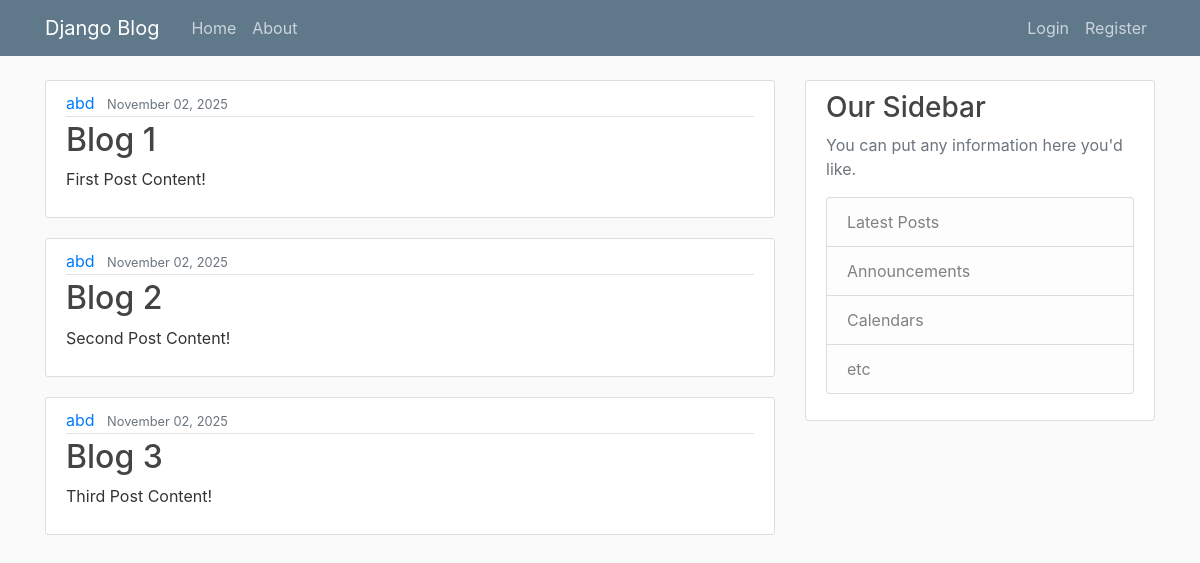
The page /blog/ on the database as committed earlier.
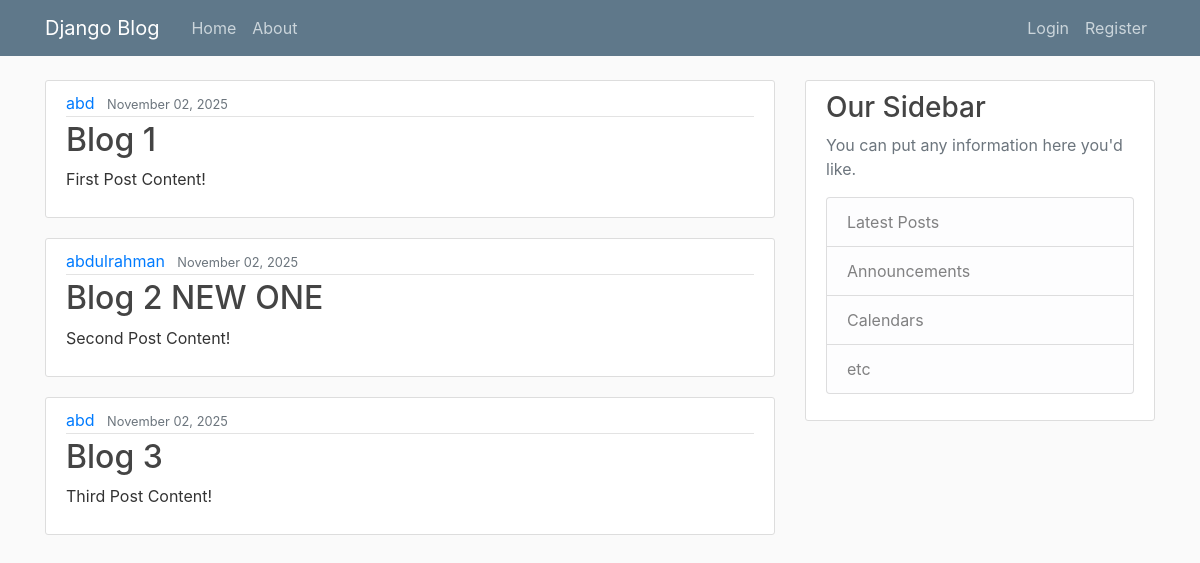
The same page on the database as committed later.
### blog/models.py (models this page shows, shortened)
class Post(models.Model):
    title = models.CharField(max_length=100)
    content = models.TextField()
    date_posted = models.DateTimeField(default=timezone.now)
    author = models.ForeignKey(User, on_delete=models.CASCADE)

### blog/views.py (the view)
# urls.py: path('', views.home, name='blog-home'),
def home(request):
    context = {
        'posts': Post.objects.all(),
    }
    return render(request, 'blog/home.html', context)

### blog/templates/blog/home.html
{% extends "blog/base.html" %}
{% block content %}
    {% for post in posts %}
        <article class="media content-section">
            <div class="media-body">
                <div class="article-metadata">
                    <a class="mr-2" href="#">{{ post.author }}</a>
                    <small class="text-muted">{{ post.date_posted | date:"F d, Y" }}</small>
                </div>
                <h2><a class="article-title" href="#">{{ post.title }}</a></h2>
                <p class="article-content">{{ post.content }}</p>
            </div>
        </article>
    {% endfor %}
{% endblock content %}

Rows that differ between the two databases and show on the page:
changed Post "Second Post Content!": author "abd" → "abdulrahman"; title "Blog 2" → "Blog 2 NEW ONE"
